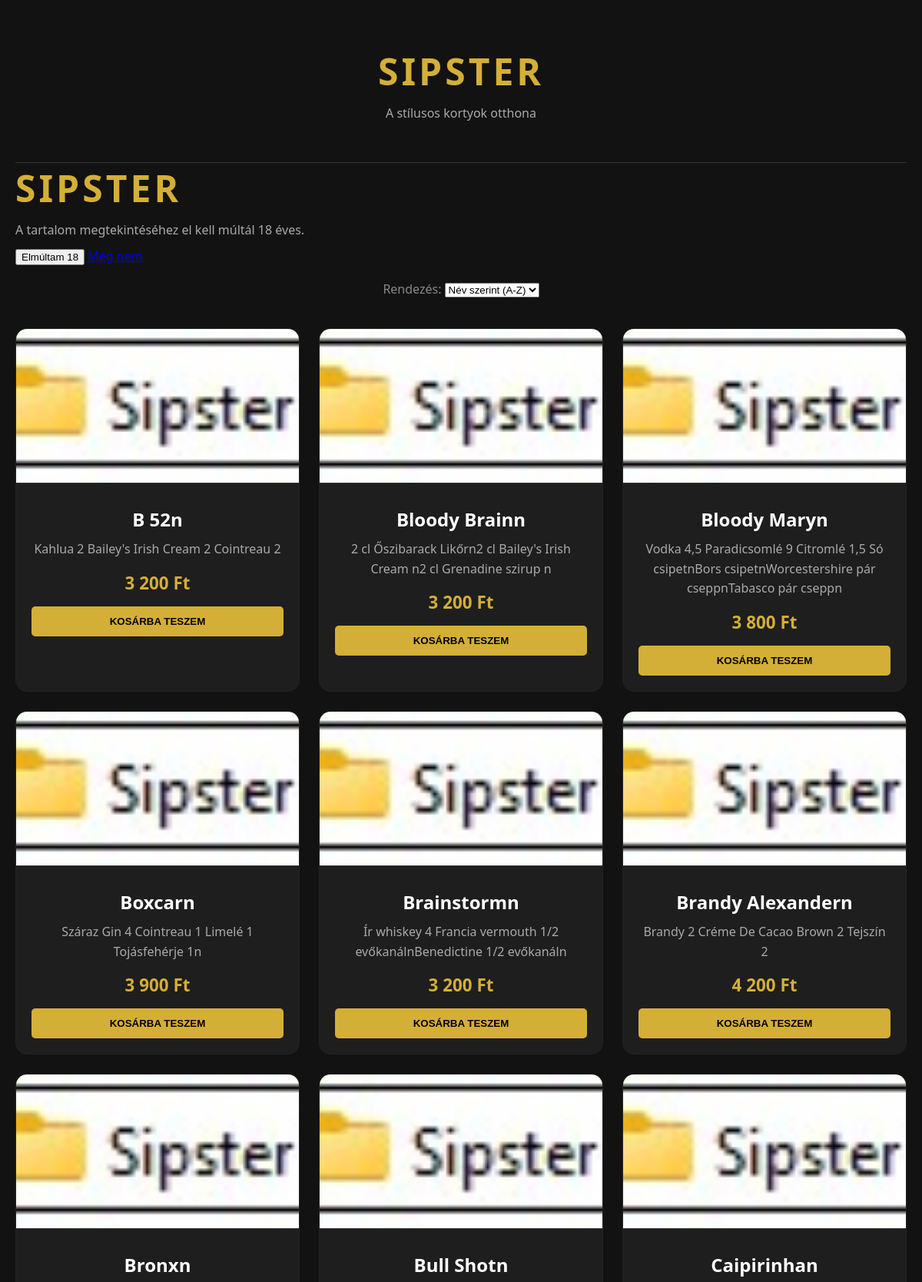
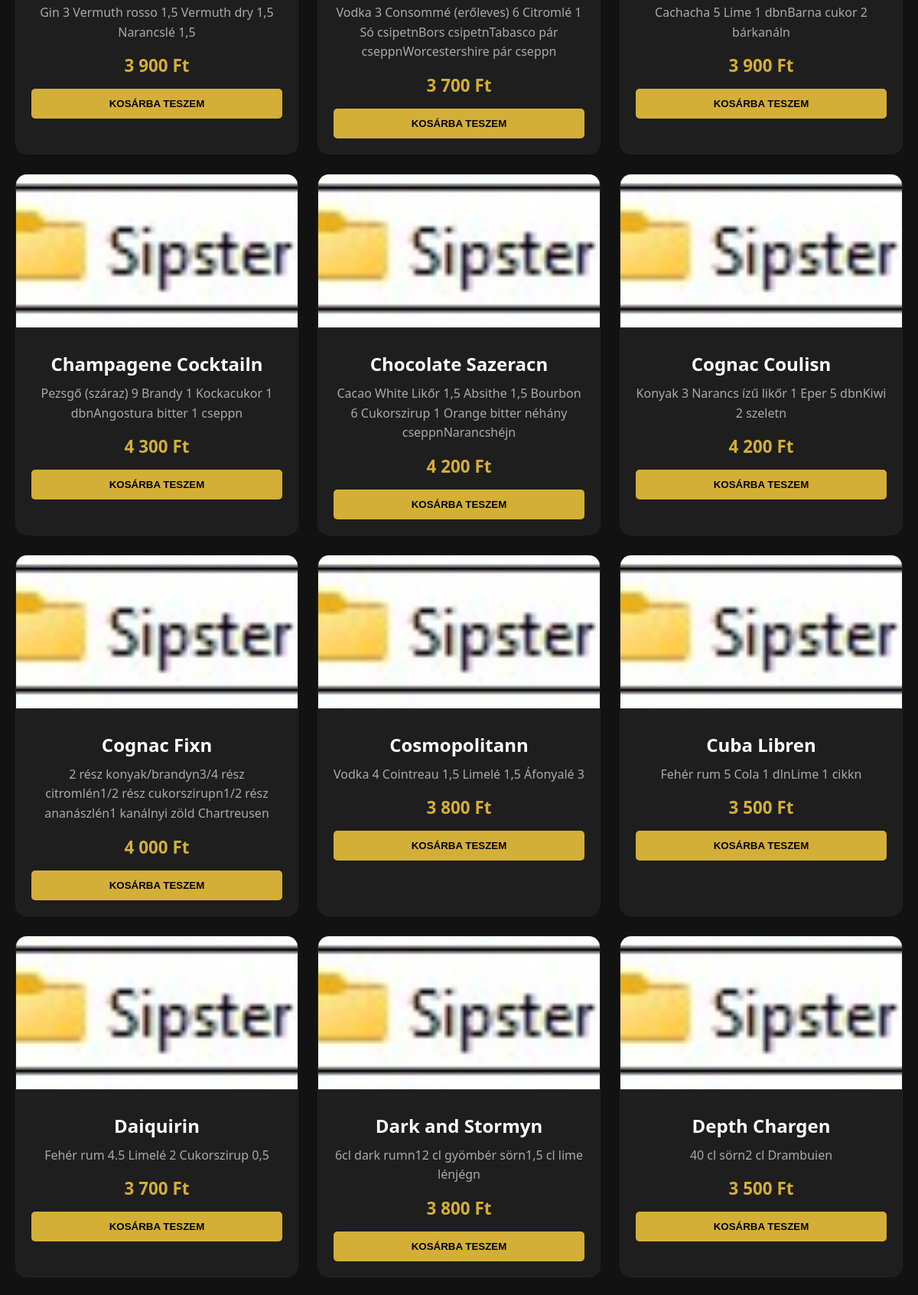
The page /shop.php (upper part) on the database its author committed (2 pictures, top to bottom).
### tables this page shows
CREATE TABLE `termekek` (
  `id` int(11) NOT NULL,
  `nev` varchar(100) NOT NULL,
  `leiras` text DEFAULT NULL,
  `ar` int(11) NOT NULL,
  `kep_nev` varchar(100) DEFAULT 'default.jpg'
);

### shop.php (called while the page is built, shortened)
<?php
require_once 'db.php';
$sort = $_GET['sort'] ?? 'nev';
$orderBy = "nev ASC";
$stmt = $pdo->query("SELECT * FROM termekek ORDER BY $orderBy");
$termekek = $stmt->fetchAll();
include 'view.php';
?>

### view.php (the view, shortened to what this page needs)
<!DOCTYPE html>
<html lang="hu">
<head>
    <link rel="stylesheet" href="assets/css/style.css">
</head>
<body>
<header>
    <h1>Sipster</h1>
    <p>A stílusos kortyok otthona</p>
</header>
<div id="age-gate">
    <div class="age-gate-content">
        <h1>SIPSTER</h1>
        <p>A tartalom megtekintéséhez el kell múltál 18 éves.</p>
        <div class="age-gate-buttons">
            <button onclick="verifyAge()" class="age-btn confirm">Elmúltam 18</button>
            <a href="https://youtu.be/XqZsoesa55w?si=Nv2tFGm8s_BqPSdu" class="age-btn deny">Még nem</a>
        </div>
    </div>
</div>
<div class="sorting-container">
    <label for="sort-select">Rendezés: </label>
   <select id="sort-select" onchange="location = 'shop.php?sort=' + this.value.split('=')[1];">
        <option value="index.php?sort=nev" <?php echo ($sort == 'nev' ? 'selected' : ''); ?>>Név szerint (A-Z)</option>
    </select>
</div>
<main class="grid">
    <?php if (empty($termekek)): ?>
        <p>Jelenleg nincsenek elérhető koktélok.</p>
    <?php else: ?>
        <?php foreach ($termekek as $koktel): ?>
            <div class="card">
                <img src="assets/img/<?= htmlspecialchars($koktel['kep_nev']) ?>"
                     alt="<?= htmlspecialchars($koktel['nev']) ?>"
                     class="card-image">
                <div class="card-body">
                    <h2><?= htmlspecialchars($koktel['nev']) ?></h2>
                    <p><?= htmlspecialchars($koktel['leiras']) ?></p>
                    <div class="price"><?= number_format($koktel['ar'], 0, '', ' ') ?> Ft</div>
                    <button class="btn">Kosárba teszem</button>
                </div>
            </div>
        <?php endforeach; ?>
    <?php endif; ?>
</main>
</body>
</html>

### assets/css/style.css (style rules this page uses)
:root { --gold: #d4af37; --dark: #121212; --card: #1e1e1e; }
body { background-color: var(--dark); color: white; font-family: 'Segoe UI', Tahoma, Geneva, Verdana, sans-serif; margin: 0; padding: 20px; }
header { text-align: center; padding: 40px 0; border-bottom: 1px solid #333; }
h1 { color: var(--gold); font-size: 3rem; margin: 0; letter-spacing: 4px; text-transform: uppercase; }
.grid { display: grid; grid-template-columns: repeat(auto-fit, minmax(280px, 1fr)); gap: 25px; max-width: 1200px; margin: 40px auto; }
.card { background: var(--card); border-radius: 15px; overflow: hidden; transition: transform 0.3s; border: 1px solid #222; text-align: center; display: flex; flex-direction: column; }
.card-image { width: 100%; height: 200px; object-fit: cover; border-bottom: 1px solid #333; }
.card-body { padding: 20px; }
.price { color: var(--gold); font-size: 1.4rem; font-weight: bold; margin: 15px 0; }
.btn { background: var(--gold); color: black; border: none; padding: 12px 25px; border-radius: 5px; cursor: pointer; font-weight: bold; text-transform: uppercase; width: 100%; }
.sorting-container { text-align: center; margin: 20px 0; color: #888; }
p { color: #aaa; line-height: 1.6; margin: 10px 0; }
h2 { margin: 10px 0; font-size: 1.5rem; }

### rows shown on the page
termekek: kep_nev (placeholder picture), nev "B 52n", leiras "Kahlua 2 Bailey's Irish Cream 2 Cointreau 2", ar "3 200"
termekek: kep_nev (placeholder picture), nev "Bloody Brainn", leiras "2 cl Őszibarack Likőrn2 cl Bailey's Irish Cream n2 cl Grenadine szirup n", ar "3 200"
termekek: kep_nev (placeholder picture), nev "Bloody Maryn", leiras "Vodka 4,5 Paradicsomlé 9 Citromlé 1,5 Só csipetnBors csipetnWorcestershire pár cseppnTabasco pár cseppn", ar "3 800"
termekek: kep_nev (placeholder picture), nev "Boxcarn", leiras "Száraz Gin 4 Cointreau 1 Limelé 1 Tojásfehérje 1n", ar "3 900"
termekek: kep_nev (placeholder picture), nev "Brainstormn", leiras "Ír whiskey 4 Francia vermouth 1/2 evőkanálnBenedictine 1/2 evőkanáln", ar "3 200"
termekek: kep_nev (placeholder picture), nev "Brandy Alexandern", leiras "Brandy 2 Créme De Cacao Brown 2 Tejszín 2", ar "4 200"
termekek: kep_nev (placeholder picture), nev "Bronxn", leiras "Gin 3 Vermuth rosso 1,5 Vermuth dry 1,5 Narancslé 1,5", ar "3 900"
termekek: kep_nev (placeholder picture), nev "Bull Shotn", leiras "Vodka 3 Consommé (erőleves) 6 Citromlé 1 Só csipetnBors csipetnTabasco pár cseppnWorcestershire pár cseppn", ar "3 700"
termekek: kep_nev (placeholder picture), nev "Caipirinhan", leiras "Cachacha 5 Lime 1 dbnBarna cukor 2 bárkanáln", ar "3 900"
termekek: kep_nev (placeholder picture), nev "Champagene Cocktailn", leiras "Pezsgő (száraz) 9 Brandy 1 Kockacukor 1 dbnAngostura bitter 1 cseppn", ar "4 300"
termekek: kep_nev (placeholder picture), nev "Chocolate Sazeracn", leiras "Cacao White Likőr 1,5 Absithe 1,5 Bourbon 6 Cukorszirup 1 Orange bitter néhány cseppnNarancshéjn", ar "4 200"
termekek: kep_nev (placeholder picture), nev "Cognac Coulisn", leiras "Konyak 3 Narancs ízű likőr 1 Eper 5 dbnKiwi 2 szeletn", ar "4 200"
termekek: kep_nev (placeholder picture), nev "Cognac Fixn", leiras "2 rész konyak/brandyn3/4 rész citromlén1/2 rész cukorszirupn1/2 rész ananászlén1 kanálnyi zöld Chartreusen", ar "4 000"
termekek: kep_nev (placeholder picture), nev "Cosmopolitann", leiras "Vodka 4 Cointreau 1,5 Limelé 1,5 Áfonyalé 3", ar "3 800"
termekek: kep_nev (placeholder picture), nev "Cuba Libren", leiras "Fehér rum 5 Cola 1 dlnLime 1 cikkn", ar "3 500"
termekek: kep_nev (placeholder picture), nev "Daiquirin", leiras "Fehér rum 4.5 Limelé 2 Cukorszirup 0,5", ar "3 700"
termekek: kep_nev (placeholder picture), nev "Dark and Stormyn", leiras "6cl dark rumn12 cl gyömbér sörn1,5 cl lime lénjégn", ar "3 800"
termekek: kep_nev (placeholder picture), nev "Depth Chargen", leiras "40 cl sörn2 cl Drambuien", ar "3 500"
